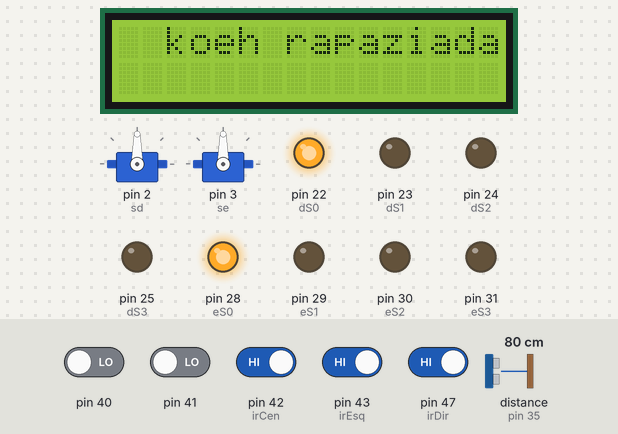
The sketch below on a simulated Arduino Mega 2560, built with avr-gcc and run on an emulated ATmega2560. On the bench: 16×2 character LCD, 2 × servo, output pins drawn as LEDs (lit = HIGH). Wiring (inferred from the names in the program): ultrasonic range finder: trigger pin 34; echo pin 35. The test bench sets the inputs (shaded band); at power-on: pin 42 (irCen), pin 43 (irEsq), pin 47 (irDir) HIGH, pin 40, pin 41 LOW, distance to the obstacle (sensor on pin 35) 80 cm. The echo pulse lasts 58.3 µs per cm; pins used as bus, display or sensor lines are not drawn; what the sketch prints to the serial monitor is not drawn.

Above: at 1.2 s.
1.3 s: distance to the obstacle (sensor on pin 35) set to 7 cm
4.3 s: distance to the obstacle (sensor on pin 35) set to 4 cm
At 5.0 s:
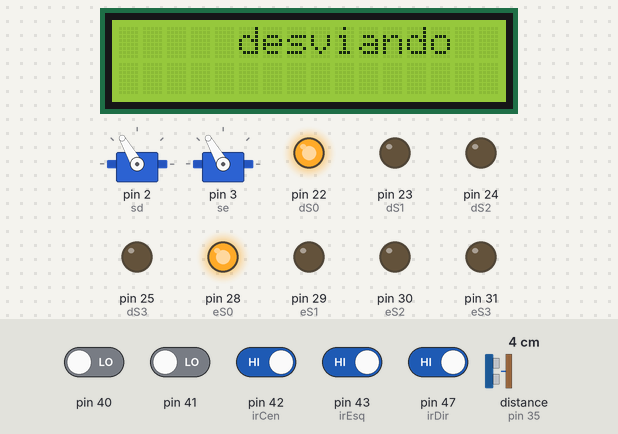
7.3 s: pin 42 (irCen) driven LOW
9.4 s: pin 42 (irCen) driven HIGH
At 9.55 s:
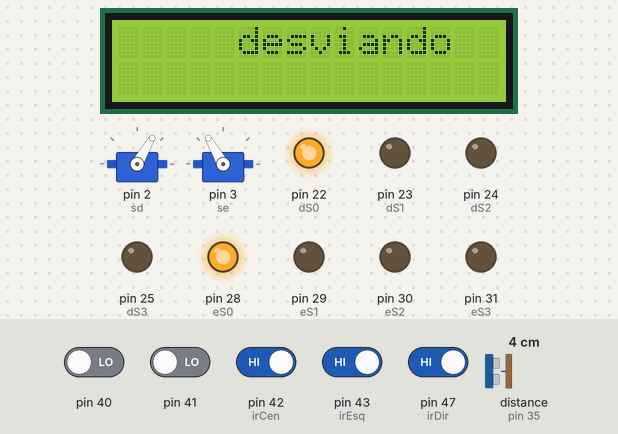
12.4 s: distance to the obstacle (sensor on pin 35) set to 35 cm
At 12.7 s:
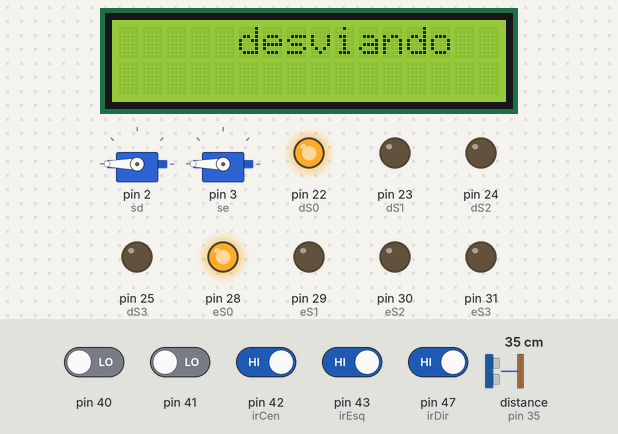
13.9 s: pin 42 (irCen) driven LOW
At 15.2 s:
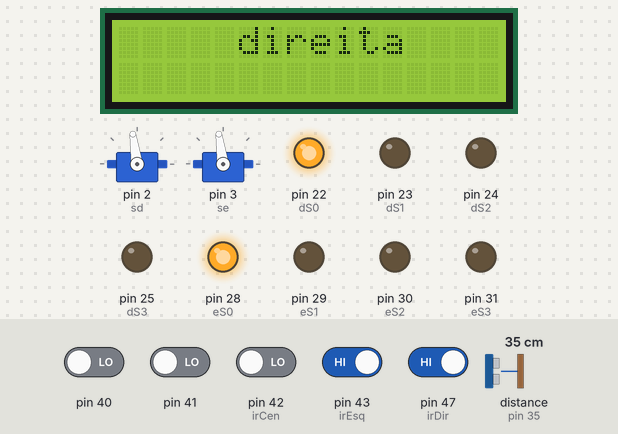
Timing chart, 0 to 16.4 s (numbered marks = the images above; inputs shaded):
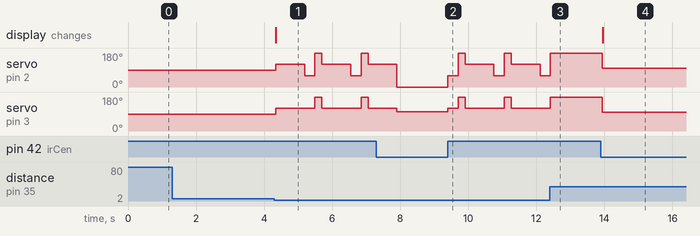

Measured:
- the behaviour switches between 6 and 5 cm on distance to the obstacle (sensor on pin 35) (found by bisection; images 0 and 1)
- after the input at 1.3 s, every drawn part: stays the same
- after the input at 4.3 s, servo on pin 2 (sd): 90° → 120° at once, → 60° 0.85 s later, → 180° 0.30 s later, → 120° 0.21 s later, … (7 changes in this stretch); servo on pin 3 (se): alternates 180° for 0.21 s and 120° for 1.2 s, starting at once; the display: changes at once (image 1)
- after the input at 9.4 s, servo on pin 2 (sd): 0° → 60° at once, → 180° 0.30 s later, → 120° 0.21 s later, → 60° 0.85 s later, … (7 changes in this stretch); servo on pin 3 (se): goes 120° 0.30 s, 180° 0.21 s, 120° 1.2 s, 180° 0.21 s, then 120°, starting at once
- after the input at 12.4 s, servo on pin 2 (sd), servo on pin 3 (se): goes on until 12.4 s, then stays 180°
- after the input at 13.9 s, servo on pin 2 (sd), servo on pin 3 (se): 180° → 98° after 0.05 s; the display: changes after 0.05 s (image 4)

The sketch:

taChegando.ino
```cpp
#include <Servo.h>
#include <LiquidCrystal.h>

//                rs, enable, d4, d5, d6, d7
LiquidCrystal lcd(48, 49, 50, 51, 52, 53);

Servo sd;
Servo se;

//sensor de cor da esquerda
#define eS0 28
#define eS1 29
#define eS2 30
#define eS3 31
#define eOut 32 //saida do sensor

 //sensor de cor da direita
#define dS0 22
#define dS1 23
#define dS2 24
#define dS3 25
#define dOut 27 //saida do sensor

bool bola(){
  if (pegarDistancia2() < 2){
    return true;
  }
  else if (pegarDistancia2 > 2){
    return false;
  }
}

int count = 0;
int adVerde = -480;
int aeVerde = -570;
int a2Verde = -550;

//sensor de ultrassom de cima
int echo = 35; //echo (receptor)
int trigger = 34; //trigger (emissor)

//sensor de ultrassom de baixo
int echo2 = 37; //echo (receptor)
int trigger2 = 36; //trigger (emissor)

//sensores de refletancia
int irFront = 39; //frente
int irDir2 = 41; //direita2
int irEsq2 = 40; //esquerda2
int irDir = 47; //direita
int irEsq = 43; //esquerda
int irCen = 42; //centro
int irCen2 = A8; //analogico

int eFrequency = 0; //variavel para o nivel de verde no sensor da esquerda
int dFrequency = 0; //variavel para o nivel de verde no sensor da direita
long t; //variavel relativa ao tempo do echo do sensor de ultrassom
int d; //variavel relativa a distancia do robo a um objeto

//variavel booleana para presenca (true) ou ausencia (false) de linha em baixo dos sensores de refletancia
bool detectarLinha(int sensor){
  int value = digitalRead(sensor);
  bool linha;
   if(value == 1){
    //preto
    linha = true;
  }
  else{
    //branco
    linha = false;
  }
  return linha;
}

float prata = analogRead(irCen2);

//variavel relativa a distancia do robo a um obstaculo
float pegarDistancia(){
  digitalWrite(trigger,LOW);
  delayMicroseconds(2);
  digitalWrite(trigger,HIGH);
  delayMicroseconds(100);
  digitalWrite(trigger,LOW);
  t = pulseIn(echo,HIGH);
  d = 0.0170*t;
  Serial.print("Distancia medida: ");
  Serial.print(d);
  Serial.println("cm");
  return d;
}

float pegarDistancia2(){
  digitalWrite(trigger2,LOW);
  delayMicroseconds(2);
  digitalWrite(trigger2,HIGH);
  delayMicroseconds(100);
  digitalWrite(trigger2,LOW);
  t = pulseIn(echo2,HIGH);
  d = 0.0170*t;
  Serial.print("Distancia medida: ");
  Serial.print(d);
  Serial.println("cm");
  return d;
}

//variavel que indica o nivel de verde em baixo do sensor de cor da esquerda
float eVerde(){
  digitalWrite(eS2,HIGH);
  digitalWrite(eS3,HIGH);
  eFrequency = pulseIn(eOut, LOW)*10;
  return eFrequency;
}

//variavel que indica o nivel de verde em baixo do sensor de cor da direita
float dVerde(){
  digitalWrite(dS2,HIGH);
  digitalWrite(dS3,HIGH);
  dFrequency = pulseIn(dOut, LOW)*10;
  return dFrequency;
}

//funcao para frear o robo
void frear(int time=0){
  sd.write(90);
  se.write(90);
  delayMicroseconds(time);
}

//funcao para andar para tras
void andarTras(int time=0){
  Serial.println("Andando para tras");
  sd.write(180);
  se.write(0);
  delayMicroseconds(time);
}

//funcao para andar para frente
void andarFrente(int time=0){
  Serial.println("Andando para frente");
  sd.write(0);
  se.write(180);
  delayMicroseconds(time);
}

void andarFrente2(int time=0){
  Serial.println("Andando para frente");
  sd.write(65);
  se.write(115);
  delayMicroseconds(time);
}

//funcao para girar para a esquerda
void girarEsquerda(int time=0){
  Serial.println("Girando para a esquerda");
  sd.write(0);
  se.write(0);
  delay(time);
}

void girarEsquerda2(int time=0){
  Serial.println("Girando para a esquerda");
  sd.write(83);
  se.write(83);
  delayMicroseconds(time);
}

 //funcao para girar para a diereita
void girarDireita(int time=0){
  Serial.println("Girando para a direita");
  sd.write(180);
  se.write(180);
  delay(time);
}

void girarDireita2(int time=0){
  Serial.println("Girando para a direita");
  sd.write(98);
  se.write(98);
  delayMicroseconds(time);
}

//funcao para girar para o lado com o quadrado verde
void verde2(float dVerde, float eVerde){
  if(dVerde - eVerde > adVerde){
    sd.write(180);
    se.write(180);
    delay(750);
    andarFrente(100000);
    lcd.clear();
    lcd.setCursor(5,0);
    lcd.print ("direita");

  }
  else if (dVerde - eVerde < aeVerde){
    girarEsquerda(900);
    lcd.clear();
    lcd.setCursor(5,0);
    lcd.print ("esquerda");
  }

  else if (a2Verde + 50 > dVerde - eVerde > a2Verde - 50){
    sd.write(180);
    se.write(180);
    delay(1500);
    lcd.clear();
    lcd.setCursor(5,0);
    lcd.print ("meia volta");
  }
  else{
    andarFrente(100);
    lcd.clear();
    lcd.setCursor(5,0);
    lcd.print ("frente");
  }
}

void verde(float dVerde, float eVerde){
  if((dVerde > 135) && (eVerde < 650)){
    girarDireita(300000);
    lcd.clear();
    lcd.setCursor(5,0);
    lcd.print ("direita");

  }
  else if ((dVerde < 135) && (eVerde > 650)){
    girarEsquerda(300000);
    lcd.clear();
    lcd.setCursor(5,0);
    lcd.print ("esquerda");
  }

  else if ((dVerde > 135) && (eVerde > 650)){
    girarEsquerda(2000000);
    lcd.clear();
    lcd.setCursor(5,0);
    lcd.print ("meia volta");
  }
  else{

  }
}

void verde3(){
  if(count == 0){
    andarFrente(100000);
    count = count++;
  }
  else if(count == 1){
    girarDireita(400);
    count = count++;
  }
  else if(count == 2){
    girarEsquerda(400);
    count = count++;
  }
  else if(count>4){

  }
  delay(100);
}

 //funcao para desviar de um obstaculo
void desviar(){
   girarDireita(1100000);
   andarFrente(2000000);
   girarEsquerda(1200000);
   andarFrente(4000000);
   girarEsquerda(1100000);
   andarFrente(2000000);
   girarDireita(1100000);
}

void desviar2(){
  frear(1000);
  sd.write(120);
  se.write(120);
  delay(850);
  while(!detectarLinha(irCen)){
  sd.write(0);
  se.write(103);
  delayMicroseconds(1);
  }
  sd.write(60);
  se.write(120);
  delay(300);
  sd.write(180);
  se.write(180);
  delay(200);
}

void garra(){
  // ... desce, fecha e sobe a garra
}

void garra2(){
  // ... desce meio, abre e sobe a garra
}

//funçao p pegar a bolinha
void pegarBola(){
  void garra();
  while(pegarDistancia2 > 3){
    andarFrente();
  }
  girarDireita(900);
  for(int i = 0; i < 4; i++){
    while(pegarDistancia2 > 3){
      andarFrente();
    }
    if(detectarLinha(irFront)){
      garra2();
      break;
    }
    else if(!detectarLinha(irFront)){
      girarDireita(900);
    }
    delay(1);
  }
}

//funçao p detectar a bolinha
void bolinha2(){
  int count2 = 0;
  int x = count2 % 2;
  while(!bola){
    if (pegarDistancia() > 3){
      andarFrente();
    }
    else if (pegarDistancia() < 3){
      if (x == 0){
        girarDireita(900);
        andarFrente(200);
        girarDireita(900);
        count2 = count2++;
      }
      else if (x == 1){
        girarEsquerda(900);
        andarFrente(200);
        girarEsquerda(900);
        count2 = count2++;
      }
    }
  }
  pegarBola();
}

//funçao p detectar a bolinha
void bolinha(){
  int diferenca = pegarDistancia() - pegarDistancia2();
  while(diferenca < 2){
    girarDireita();
  }
    while(pegarDistancia2() > 2){
      andarFrente();
    }
      pegarBola();
}


 //funcao para seguir a linha preta no chao
void seguirLinha(){
    if (!detectarLinha(irDir) && !detectarLinha(irEsq) && detectarLinha(irCen)){
       andarFrente();
       lcd.clear();
       lcd.setCursor(5,0);
       lcd.print ("frente");
    }

    else if (detectarLinha(irDir) && (!detectarLinha(irEsq) || !detectarLinha(irEsq2)) && !detectarLinha(irCen)){
        girarDireita2();
        lcd.clear();
        lcd.setCursor(5,0);
        lcd.print ("direita");
        }

    else if((!detectarLinha(irDir) || !detectarLinha(irDir2)) && detectarLinha(irEsq) && !detectarLinha(irCen)){
        girarEsquerda2();
        lcd.clear();
        lcd.setCursor(5,0);
        lcd.print ("esquerda");
        }

    else if(!detectarLinha(irDir) && !detectarLinha(irEsq) && !detectarLinha(irCen)){
       //andarFrente2();
       //lcd.clear();
       //lcd.setCursor(5,0);
       //lcd.print ("frente");
       }

    else if((detectarLinha(irDir) && detectarLinha(irDir2) && detectarLinha(irEsq) && detectarLinha(irEsq2) && detectarLinha(irCen)) || (detectarLinha(irDir) && detectarLinha(irDir2) && !detectarLinha(irEsq) && !detectarLinha(irEsq2) && detectarLinha(irCen))  || (!detectarLinha(irDir) && !detectarLinha(irDir2) && detectarLinha(irEsq) && detectarLinha(irEsq2) && detectarLinha(irCen)) || (detectarLinha(irDir) && detectarLinha(irDir2) && detectarLinha(irEsq) && detectarLinha(irEsq2) && !detectarLinha(irCen))){
       frear(100);
       lcd.setCursor(5,0);
       lcd.println ("cruzamento");
       //andarTras(1000);
       //lcd.clear();
       //lcd.print ("d ");
       //lcd.print (dVerde());
       //lcd.print ("e ");
       //lcd.print (eVerde());
       //verde2(dOut, eOut);
       verde3();
    }
}

void resgate(){
  for(int i=0; i < 10; i++){
    bolinha2();
    // ... alguma coisa para o canto de inicio da varredura
    delay(10);
  }
}

void setup() {
  Serial.begin(9600);
  lcd.begin(16, 2);
  pinMode(trigger, OUTPUT);
  pinMode(echo, INPUT);
  pinMode(eS0, OUTPUT);
  pinMode(eS1, OUTPUT);
  pinMode(eS2, OUTPUT);
  pinMode(eS3, OUTPUT);
  pinMode(eOut, INPUT);
  pinMode(dS0, OUTPUT);
  pinMode(dS1, OUTPUT);
  pinMode(dS2, OUTPUT);
  pinMode(dS3, OUTPUT);
  pinMode(dOut, INPUT);
  pinMode(irEsq, INPUT);
  pinMode(irDir, INPUT);
  pinMode(irCen, INPUT);
  pinMode(irCen2, INPUT);


  //ativacao dos sensores de cor
  digitalWrite(eS0,HIGH);
  digitalWrite(eS1,LOW);
  digitalWrite(dS0,HIGH);
  digitalWrite(dS1,LOW);

  sd.attach(2);
  se.attach(3);

  lcd.setCursor(2,0);
  lcd.print("koeh rapaziada");
  //delay(1000);
  count = 0;
}

void loop() {
/*  int prata = detectaLinhaPrata();

  if (prata > 50 &&  prata < 150) {
      resgate();
  } else {
      if (pegarDistancia() < 15){
          desviar();
      }  else {
          seguirLinha();
      }
  }


       lcd.clear();
       lcd.print ("d");
       lcd.print (dVerde());
       lcd.print ("  e");
       lcd.print (eVerde());
       delay(1000);

       lcd.clear();
       lcd.print (prata);
       delay(1000);*/

  if (pegarDistancia() < 5){
        lcd.clear();
        lcd.setCursor(5,0);
        lcd.print ("desviando");
        desviar2();
        }
        else {
          seguirLinha();
      }

     //Serial.println(detectarLinha(irDir2));

   // girarEsquerda2(10000000);
    //girarDireita2(10000000);
    //andarFrente(1000000);
    //frear(1000000000000);


   //seguirLinha();
  //Serial.println(digitalRead(irCen));
   //desviar2();
   //frear(1000);
  //verde(dOut, eOut);
  //Serial.print("d");
  //Serial.println( dVerde());
 // Serial.print("e");
  //Serial.println( eVerde());
 // delay(1000);


    /* if (pegarDistancia() < 15){
          desviar();
      }  else {
          seguirLinha();
      }*/
}
```
